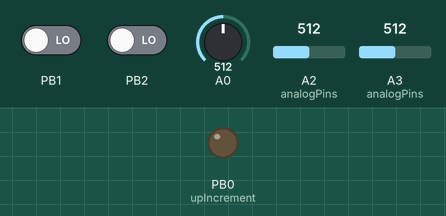
This sketch was run on a simulated ATtiny85, built with avr-gcc and run on an emulated ATtiny85. On the bench: output pins drawn as LEDs (lit = HIGH). Inputs (shaded band) come from the test bench; at power-on: PB1 LOW, A2 (analogPins) = 512, PB2 LOW, A0 = 512, A3 (analogPins) = 512. Random numbers use the default seed unless the sketch sets one.

Above: at 1.2 s.
1.3 s: PB1 driven HIGH
At 2.3 s:
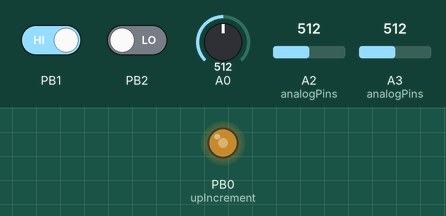
2.8 s: A2 (analogPins) set to 716
At 3.4 s:
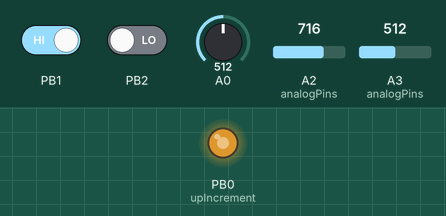
4.3 s: A2 (analogPins) set to 900
At 4.6 s:
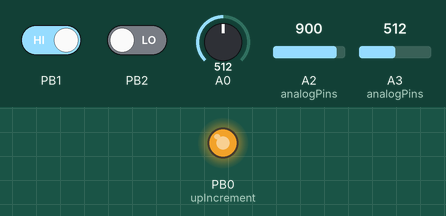
5.8 s: A2 (analogPins) set to 246
At 6.9 s:
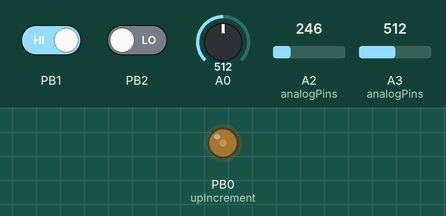
Timing chart, 0 to 8.3 s (numbered marks = the images above; inputs shaded):
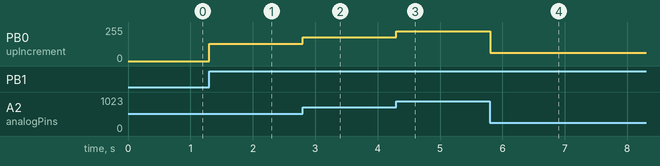

The sketch:

AUTOMATION.ino
```cpp
#define F_CPU 8000000  // This is used by delay.h library
//#include "fastAnalogRead.h"
#include <stdlib.h>
//#include <EEPROM.h>
#include <avr/interrupt.h>
//#include <expADSR.h>
#include <avr/io.h>        // Adds useful constants
#include <util/delay.h>    // Adds delay_ms and delay_us functions
//#include <Oscil.h>
// Only use Serial if using ATTiny85
// Serial output connections:
//#include <SoftwareSerial.h>
//#define rxPin 5    // We use a non-existant pin as we are not interested in receiving data
//#define txPin 3
//SoftwareSerial serial(rxPin, txPin);
uint8_t analogChannelRead=0;
uint16_t analogValues[4];
uint16_t lastAnalogValues[4];
uint8_t runglerByte;
uint32_t curveMap(uint8_t value, uint8_t numberOfPoints, uint16_t * tableMap){
  uint32_t inMin=0, inMax=255, outMin=0, outMax=255;
  for(int i=0;i<numberOfPoints-1;i++){
    if(value >= tableMap[i] && value <= tableMap[i+1]) {
      inMax=tableMap[i+1];
      inMin=tableMap[i];
      outMax=tableMap[numberOfPoints+i+1];
      outMin=tableMap[numberOfPoints+i];
      i=numberOfPoints+10;
    }
  }
  return map(value,inMin,inMax,outMin,outMax);
}

uint8_t slewBuffer[256];
void setup()  {
  setTimers(); //setup audiorate interrupt
  runglerByte=random(255);
  pinMode(0, OUTPUT);
  // digitalWrite(0,LOW);
  // pinMode(A1, INPUT);
  // pinMode(A2, INPUT);
  pinMode(A3, INPUT);
  pinMode(1, INPUT);
  pinMode(2, INPUT);
  pinMode(3, INPUT);
  pinMode(4, INPUT);
  // digitalWrite(1,LOW);

  //  pinMode(1, INPUT_PULLUP);
  // digitalWrite(1,LOW);
  //  analogRead(A3);

  init();
  connectChannel(analogChannelRead);
  startConversion();

}

void setTimers(void)
{
  /*
  TCCR0A=0;
   TCCR0B=0;
   bitWrite(TCCR0A,COM0A0,0);
   bitWrite(TCCR0A,COM0A1,1);
   bitWrite(TCCR0A,COM0B0,0);
   bitWrite(TCCR0A,COM0B1,1);
   bitWrite(TCCR0A,WGM00,1);
   bitWrite(TCCR0A,WGM01,1);
   bitWrite(TCCR0B,WGM02,0);
   bitWrite(TCCR0B,CS00,1);
   */
  TCCR0A = 2<<COM0A0 | 2<<COM0B0 | 3<<WGM00;
  TCCR0B = 0<<WGM02 | 1<<CS00;

  //  setup timer 0 to run fast for audiorate interrupt
  TCCR1 = 0;                  //stop the timer
  TCNT1 = 0;                  //zero the timer
  GTCCR = _BV(PSR1);          //reset the prescaler
  OCR1A = 250;                //set the compare value
  // OCR1C = 31;
  TIMSK = _BV(OCIE1A);        //interrupt on Compare Match A
  //start timer, ctc mode, prescaler clk/1
  TCCR1 = _BV(CTC1) | _BV(CS12);//  | _BV(CS11) ;//| _BV(CS10); //| _BV(CS13) | _BV(CS12) | _BV(CS11) |
  //n bitWrite(TCCR1,CS12,0);
  sei();
}


uint8_t analogPins[3]={
  A1,A2,A3};

uint8_t _xor;
int _val;
bool _gate;
int out,in;
bool render;
bool cycle;
bool usePin[4]={
  true,false,true,true};

uint8_t slewIndex=0;

uint8_t slewRate;
uint8_t slewOut;
uint8_t stepBuffer[32];
uint8_t step=0;
uint8_t numberOfSteps=32;
uint8_t _sample;
bool record=false;
void loop() {
  //bitRead(PINB,PINB1);
  if(isConversionFinished()){
    lastAnalogValues[analogChannelRead]=analogValues[analogChannelRead];
    analogValues[analogChannelRead]= getConversionResult();
    analogChannelRead++;
    while(!usePin[analogChannelRead]){
      analogChannelRead++;
      if(analogChannelRead>3) analogChannelRead=0;
    }
    if(analogChannelRead>3) analogChannelRead=0;
    connectChannel(analogChannelRead);
    startConversion();
  }


  if( lastAnalogValues[3]!= analogValues[3]) numberOfSteps=analogValues[3]>>5;
  if( lastAnalogValues[2]!= analogValues[2]);
  _sample= analogValues[2]>>2;


 _delay_us(250);


}
void _digitalWrite(uint8_t _state){
  // bitWrite(PORTB,PB1,_state);
  //if(_state==0) PORTB &= ~(1<<PB1);
  // else  PORTB |= 1<<PB1;
}

int pwmCounter;

uint16_t upIncrement=0;
uint16_t downIncrement=255;
uint32_t _upIncrement=0;
uint32_t _downIncrement=255;
uint8_t pwmIncrement;
uint8_t waveshape,lastWaveshape;


long _value;
bool goingUp;
uint16_t counter;

//divider++;
// if(dividerCounter
/*
  switch(divider){
 case 0:
 if(counter>127) counter=0;
 break;
 case 1:
 break;
 }
 */
//render square output

bool resetState=false;


void setSlew(int _slew){
  slewRate=(_slew>>3)+1;
}
uint16_t freq;
bool clkState;
ISR(TIMER1_COMPA_vect)  //audiorate interrupt
{

  if(analogValues[0]>900 && lastAnalogValues[0]<=900) {
    step=0;
  }

  bool _newState=bitRead(PINB,PINB2);

  if(!clkState &&  _newState){
    if(record){

    }
    step++;
    if(step>numberOfSteps) step=0;
  }
  clkState=_newState;
  _newState=bitRead(PINB,PINB1);
  if(record && !_newState){
    stepBuffer[step]=_sample;
  }
  record=_newState;
  if(record) OCR0A=_sample;
  else OCR0A= stepBuffer[step];

  // OCR0A= constrain(out,0,255);//constrain(renderVco()^_xor,0,255); //pwm output
  //  OCR0B= runglerOut;
  TCNT1 = 0;
}


void setFrequency(int _freq){
  //  _freq=1024-_freq;
  freq=map(_freq,0,1023,1800,0);//constrain(2048-(_freq<<1),0,1900);
  uint8_t preScaler=freq>>7;
  preScaler+=2; //*2
  for(uint8_t i=0;i<4;i++) bitWrite(TCCR1,CS10+i,bitRead(preScaler,i));

  uint8_t compare=freq;
  bitWrite(compare,7,0);
  OCR1A=compare+128;
  // OCR1A=compare<<1;


  // OCR1A=tuneTable[map(compare,0,127,0,12)]; //quantized

}

void _setFrequency(int _freq){
  if(_freq<256){
    bitWrite(TCCR1,CS13,1);
    bitWrite(TCCR1,CS12,0);
    bitWrite(TCCR1,CS11,1);
    bitWrite(TCCR1,CS10,0);
    OCR1A=map(_freq,0,255,255,1);//constrain(255-(_freq>>1),1,255);
  }
  else if(_freq<750){
    bitWrite(TCCR1,CS13,1);
    bitWrite(TCCR1,CS12,0);
    bitWrite(TCCR1,CS11,0);
    bitWrite(TCCR1,CS10,0);
    OCR1A=map(_freq,256,750,255,20);
  }
  else{
    bitWrite(TCCR1,CS13,0);
    bitWrite(TCCR1,CS12,1);
    bitWrite(TCCR1,CS11,0);
    bitWrite(TCCR1,CS10,0);
    OCR1A=map(_freq,751,1024,255,50);
  }
  /*
  _freq=map(_freq,0,1024,384,0);
   uint8_t prescaler = _freq>>7;
   switch(prescaler){
   case 0: //fastest prescaler =0
   bitWrite(TCCR1,CS13,1);
   bitWrite(TCCR1,CS12,0);
   bitWrite(TCCR1,CS11,0);
   bitWrite(TCCR1,CS10,0);
   break;
   case 1: //prescaler 128 times slower
   bitWrite(TCCR1,CS13,1);
   bitWrite(TCCR1,CS12,0);
   bitWrite(TCCR1,CS11,0);
   bitWrite(TCCR1,CS10,1);
   break;
   case 2:
   bitWrite(TCCR1,CS13,1);
   bitWrite(TCCR1,CS12,0);
   bitWrite(TCCR1,CS11,1);
   bitWrite(TCCR1,CS10,0);
   break;
  /*
   case 3:
   bitWrite(TCCR1,CS13,0);
   bitWrite(TCCR1,CS12,0);
   bitWrite(TCCR1,CS11,0);
   bitWrite(TCCR1,CS10,0);
   break;
   case 4:
   bitWrite(TCCR1,CS13,0);
   bitWrite(TCCR1,CS12,0);
   bitWrite(TCCR1,CS11,0);
   bitWrite(TCCR1,CS10,0);
   break;
   */
  /*
  }
   // bitWrite(TCCR1,CS13,bitRead(prescaler,2));
   // bitWrite(TCCR1,CS11,bitRead(prescaler,1));
   //  bitWrite(TCCR1,CS10,bitRead(prescaler,0));
   uint8_t compare=_freq;
   OCR1A=(compare>>1)<<1;
   */

}
```

analogFast.ino
```cpp
#define setHigh(port, pin) ((port) |= (1 << (pin)))
void init() {
	ADMUX  = 0;//(1<<REFS0);							// external reference voltage
	ADCSRA  = (1<<ADEN);   							// enable ADC
	ADCSRA |= (1<<ADPS2) | (1<<ADPS1) |(1<<ADPS0);	// prescaler = highest division
//     ADCSRB |= (1<<BIN); //bipolar mode
}


// channel 8 can be used to measure the temperature of the chip
void connectChannel(uint8_t number) {
	ADMUX &= (11110000);
	ADMUX |= number;
	//DIDR0  =  (1<<number);
}

void startConversion() {
	setHigh(ADCSRA,ADSC);
}

bool isConversionFinished() {
	 return (ADCSRA & (1<<ADIF));
}

bool isConversionRunning() {
	return !(ADCSRA & (1<<ADIF));
}

uint16_t getConversionResult() {
	uint16_t result = ADCL;
	return result | (ADCH<<8);
}
```

Measured:
- after the input at 1.3 s, PB0 (upIncrement): 0/255 → 128/255 at once
- after the input at 2.8 s, PB0 (upIncrement): 128/255 → 179/255 at once
- after the input at 4.3 s, PB0 (upIncrement): 179/255 → 225/255 at once
- after the input at 5.8 s, PB0 (upIncrement): 225/255 → 61/255 at once
